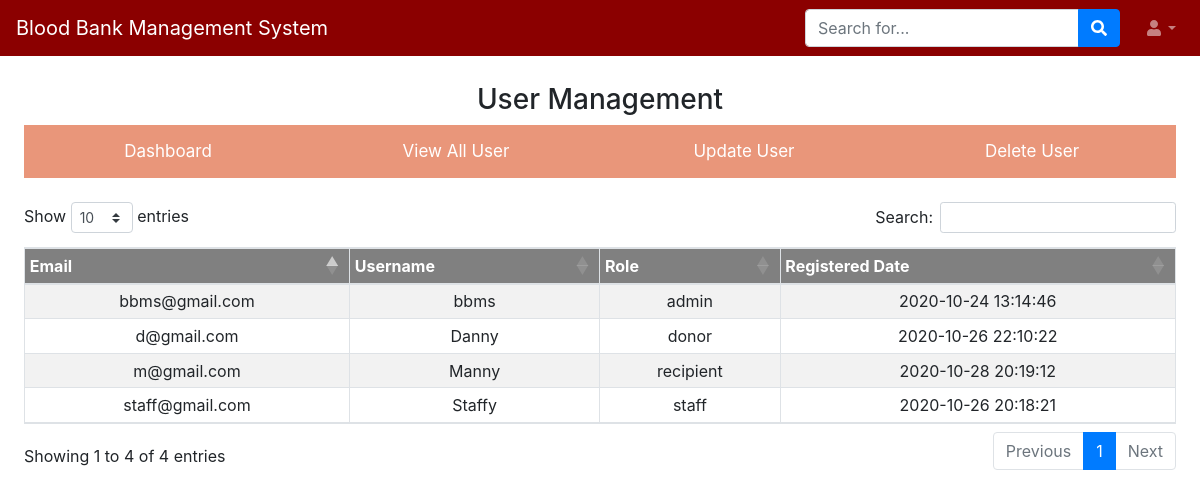
The page /view_all_user/ (signed in) on the database its author committed.
### application/models.py (models this page shows, shortened)
class User(db.Model,UserMixin):
	id = db.Column(db.Integer, primary_key=True)
	email = db.Column(db.String(120), unique=True, nullable=False)
	username = db.Column(db.String(20), unique=True, nullable=False)
	password = db.Column(db.String(60), nullable=False)
	role = db.Column(db.String(20),nullable = False)
	timestamp = db.Column(db.DateTime, default=db.func.current_timestamp())
	updation_date = db.Column(db.String(50),default="0")

### application/routes.py (the view)
@app.route('/view_all_user/')
@login_required
@user_is('admin')
def view_all_user():
		details  = User.query.order_by(User.id).all()
		return render_template('view_all_user.html',details=details)

### application/models.py (called while the page is built)
@login_manager.user_loader
def load_user(user_id):
	return User.query.get(int(user_id))

### application/templates/view_all_user.html (shortened to what this page needs)
{% extends "user_tab.html" %}
{%block heading%}
<h3 style="text-align: center;">User Management</h3>
{%endblock%}
 {% block form %}
            {%if details%}
            <table id="dtVerticalScrollExample" class="table table-striped table-bordered table-sm" cellspacing="0" width="100%" style="text-align: center;margin-top: 60px;">
          <thead style="color: white;background: grey;">
            <tr>
              <th class="th-sm">Email
              </th>
              <th class="th-sm">Username
              </th>
              <th class="th-sm">Role
              </th>
              <th class="th-sm">Registered Date
              </th>
            </tr>
          </thead>
          <tbody>
            {% for d in details %}
                    <tr>
                        <td>{{d.email}}</td>
                        <td>{{d.username}}</td>
                        <td>{{d.role}}</td>
                        <td>{{d.timestamp}}</td>
                    </tr>
            {% endfor %}
          </tbody>
        </table>
        {%else%}
        <h3 style="color: red;text-align: center;margin-top: 50px;">No Data Available</h3>
        {%endif%}
  </div>
{% endblock %}

### application/static/css/style.css (style rules this page uses)
body, html { height: 100%; }
* { box-sizing: border-box; }

### rows shown on the page
User: email "bbms@gmail.com", username "bbms", role "admin", timestamp "2020-10-24 13:14:46"
User: email "staff@gmail.com", username "Staffy", role "staff", timestamp "2020-10-26 20:18:21"
User: email "d@gmail.com", username "Danny", role "donor", timestamp "2020-10-26 22:10:22"
User: email "m@gmail.com", username "Manny", role "recipient", timestamp "2020-10-28 20:19:12"
